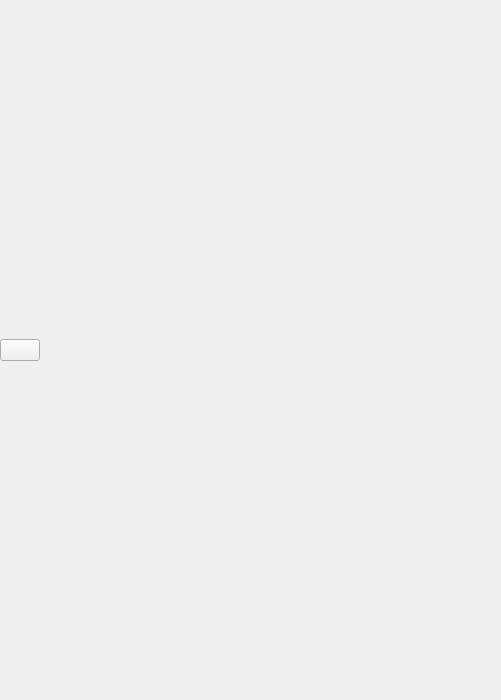
<?xml version="1.0" encoding="UTF-8"?>
<ui version="4.0">
 <class>MainWindow</class>
 <widget class="QMainWindow" name="MainWindow">
  <property name="geometry">
   <rect>
    <x>0</x>
    <y>0</y>
    <width>501</width>
    <height>700</height>
   </rect>
  </property>
  <property name="windowTitle">
   <string>MainWindow</string>
  </property>
  <widget class="QWidget" name="centralwidget">
   <widget class="QWidget" name="verticalLayoutWidget">
    <property name="geometry">
     <rect>
      <x>0</x>
      <y>0</y>
      <width>501</width>
      <height>701</height>
     </rect>
    </property>
    <layout class="QVBoxLayout" name="verticalLayout">
     <property name="sizeConstraint">
      <enum>QLayout::SetDefaultConstraint</enum>
     </property>
     <item>
      <widget class="QPushButton" name="playButton">
       <property name="sizePolicy">
        <sizepolicy hsizetype="Maximum" vsizetype="Fixed">
         <horstretch>0</horstretch>
         <verstretch>0</verstretch>
        </sizepolicy>
       </property>
       <property name="cursor">
        <cursorShape>PointingHandCursor</cursorShape>
       </property>
       <property name="text">
        <string/>
       </property>
      </widget>
     </item>
    </layout>
   </widget>
  </widget>
 </widget>
 <resources/>
 <connections/>
</ui>
